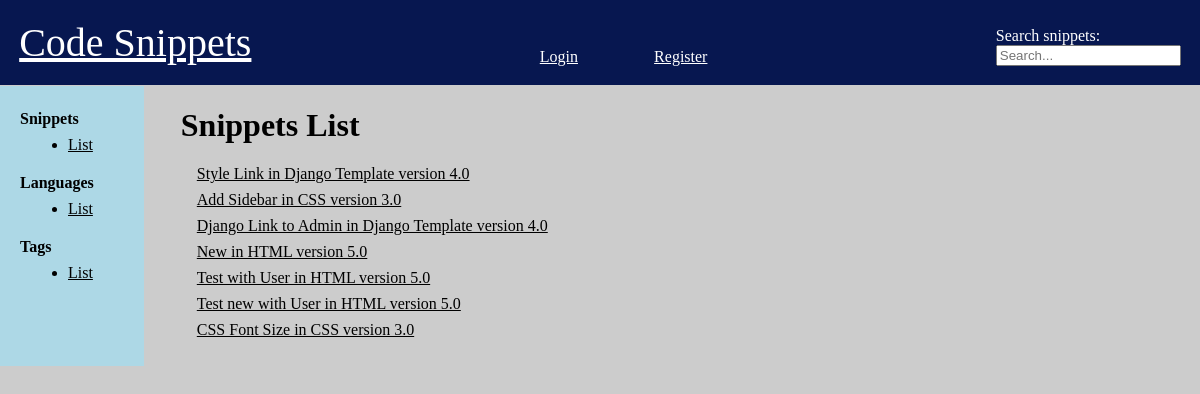
The app's page /, older data.
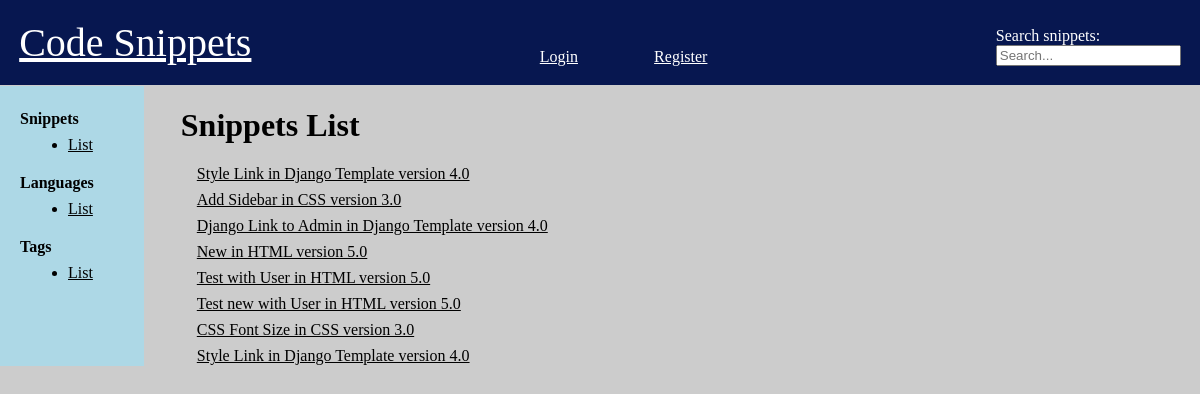
The same page, newer data.
### snippets/models.py (models this page shows)
class Snippet(models.Model):
    title = models.CharField(max_length=255, default='')
    description = models.CharField(max_length=512, default='', blank=True)
    code = models.TextField()
    language = models.ForeignKey(
        'Language', on_delete=models.CASCADE, related_name='snippets', blank=True, null=True)
    user = models.ManyToManyField(
        'User', related_name='snippets')
    author = models.ForeignKey(
        'User', on_delete=models.CASCADE, related_name='my_snippet')
    parent = models.ForeignKey(
        'Snippet', on_delete=models.SET_NULL, related_name='forks', blank=True, null=True)
    created_at = models.DateTimeField(auto_now_add=True)
    tag = models.ManyToManyField('Tag', related_name='snippets', blank=True)
    def __str__(self):
        return f'{self.title} in {self.language}'

class Language(models.Model):
    name = models.CharField(max_length=255)
    version = models.FloatField(blank=True, null=True)
    def __str__(self):
        return f'{self.name} version {self.version}'

### snippets/views.py (the view)
# urls.py: path('', views.list_snippet, name='list_snippet'),
def list_snippet(request):
    snippets = Snippet.objects.all()
    return render(request, 'snippets/list_snippet.html', {'snippets': snippets})

### templates/snippets/list_snippet.html (shortened to what this page needs)
{% extends 'base.html' %}
{% block content %}
    <h1> Snippets List </h1>
    {% for snippet in snippets %}
        <div class="list-item">
            <a href="{% url 'detail_snippet' pk=snippet.pk %}"> {{ snippet }} </a>
        </div>
    {% endfor %}
{% endblock content %}

Row changes from the older to the newer data that the page shows:
added Snippet: title+language "Style Link in Django Template version 4.0"
